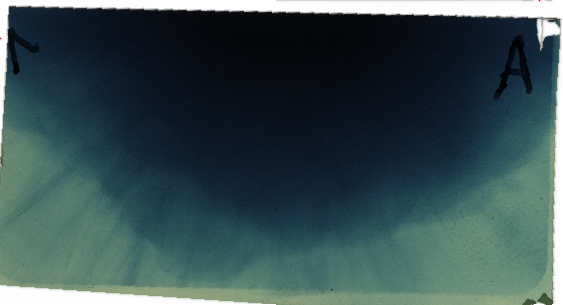
#> input picture Output/stack_image_0.tif, 563 x 305 px, given in place of sh1_st1.tif, which was not available
$ python RCF_Image_Crop.py
#> lines starting #> are read from the running program, lines starting #| are printed output that depends on the picture; after the words box and inside, x2 and y2 are one past the last pixel; in counts of white or black regions, pixels touching at a corner belong together; pictures that were not available may be replaced by others from this repository, and a replacement may not be noted
# -*- coding: utf-8 -*-
"""
Created on Mon Jul 01 2024

@author: Elias Fink (elias.fink22@imperial.ac.uk)

Cropping and rotating RCF stack images from initial scan
"""
import numpy as np
from PIL import Image

def import_tif() -> np.ndarray:
    """
    Import tif image

    Returns:
        numpy array of pixel rgb values with higher contrast
    """
    imge = Image.open('sh1_st1.tif')
#> imge is the input picture: PIL image 563x305 RGB; mean R, G, B 57, 78.7, 82
    imarray = np.array(imge)

    for k, row in enumerate(imarray):
        for j, pixel in enumerate(row):
            if np.mean(pixel) > 180:
                imarray[k][j] = [255, 255, 255]
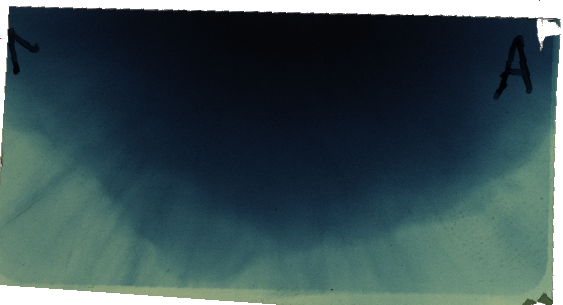
#> imarray: shape (305, 563, 3); 6.15% of pixels changed, all inside (x1, y1, x2, y2) = (0, 0, 562, 305)
    return imarray

def slice_image(img: np.ndarray) -> list[np.ndarray]:
    """
    Slices full image roughly into sections of stack images

    Args:
        img: pixels of full input image

    Returns:
        array of sections in order of stack
    """
    slices_x = []
    starts = []
    ends = []
    for k, row in enumerate(img):
        if np.mean(row) <= 254 and np.mean(img[k-1]) > 254:
            starts.append(k)
        elif np.mean(row) > 254 and np.mean(img[k-1]) <= 254:
            ends.append(k)
#> after the loop, ends = [0]; starts = [6]
    for k, start in enumerate(starts):
        if ends[k] - start > 100:
            slices_x.append(img[start:ends[k]])
#> this loop made 1 pass
#> after the loop, slices_x = []

    imgs_sliced = []
    for slice_x in slices_x:
        slice_x = np.transpose(slice_x, (1, 0, 2))
        starts = []
        ends = []
        for k, row in enumerate(slice_x):
            if np.mean(row) <= 254 and np.mean(slice_x[k-1]) > 254:
                starts.append(k)
            elif np.mean(row) > 254 and np.mean(slice_x[k-1]) <= 254:
                ends.append(k)
        for k, start in enumerate(starts):
            if ends[k] - start > 100:
                imgs_sliced.append(slice_x[start:ends[k]].transpose(1, 0, 2))
#> this loop made 0 passes
#> after the loop, imgs_sliced = []

    for k, img_sliced in enumerate(imgs_sliced):
        start = 0
        end = len(img_sliced) - 1
        for j, row in enumerate(img_sliced):
            if np.mean(row) <= 254 and np.mean(img_sliced[j-1]) > 254:
                start = j
            elif np.mean(row) > 254 and np.mean(img_sliced[j-1]) <= 254 and j != 0:
                end = j
                break
        imgs_sliced[k] = img_sliced[start:end]
    return imgs_sliced

def rotate(imgs: list[np.ndarray]) -> list[np.ndarray]:
    """
    Rotates images by the respective amount to all be in the correct orientation

    Args:
        imgs: list of slices images

    Returns:
        list of correctly orientated images
    """
    imgs_rotated = []
    for img in imgs:
        edge_x = np.array([])
        edge_y = np.array([])
        for k, row in enumerate(img):
            for j, pixel in enumerate(row):
                if np.mean(pixel) <= 150:
                    edge_x = np.append(edge_x, j)
                    edge_y = np.append(edge_y, k)
                    break

        for k, p_x in enumerate(edge_x):
            if np.abs(p_x - edge_x[k]) >= 5:
                edge_x = edge_x[k:]
                edge_y = edge_y[k:]

        p1 = np.array([edge_x[int(0.1 * len(edge_x))],
                       edge_y[int(0.1 * len(edge_y))]])
        p2 = np.array([edge_x[int(0.9 * len(edge_x))],
                       edge_y[int(0.9 * len(edge_y))]])

        theta = np.arctan((p2[0] - p1[0])/(p2[1] - p1[1]))

        rotation_matrix = np.array([[np.cos(theta), -np.sin(theta)],
                                    [np.sin(theta), np.cos(theta)]])
        new_img = np.full(np.shape(img), 255)
        for k, row in enumerate(img):
            for j, pixel in enumerate(row):
                if np.mean(pixel) != 255:
                    old_xy = np.array([j - len(img[0])/2, k - len(img)/2])
                    new_xy = np.dot(rotation_matrix, old_xy)
                    try:
                        new_j = int(new_xy[0] + len(row)/2)
                        new_i = int(new_xy[1] + len(img)/2)
                        if new_j < 0 or new_i < 0:
                            continue
                        new_img[new_i, new_j] = pixel
                    except IndexError:
                        continue

        start = 0
        end = len(new_img) - 1
        for j, row in enumerate(new_img):
            if np.mean(row) <= 150 and np.mean(new_img[j-1]) > 150:
                start = j
            elif np.mean(row) > 150 and np.mean(new_img[j-1]) <= 150 and j != 0:
                if j - start > 100:
                    end = j
                break
        new_img = new_img[start:end]

        start = 0
        end = len(new_img.transpose(1, 0, 2)) - 1
        for j, row in enumerate(new_img.transpose(1, 0, 2)):
            if np.mean(row) <= 150 and np.mean(new_img.transpose(1, 0, 2)[j-1]) > 150:
                start = j
            elif np.mean(row) > 150 and np.mean(new_img.transpose(1, 0, 2)[j-1]) <= 150 and j != 0:
                if j - start > 100:
                    end = j
                break
        new_img = new_img.transpose(1, 0, 2)[start:end].transpose(1, 0, 2)
        imgs_rotated.append(new_img)

    return imgs_rotated

def smooth(imgs: list[np.ndarray]) -> list[np.ndarray]:
    """
    Smooth image and remove artefacts from rotation

    Args:
        imgs: list of rotated images

    Returns:
        list of smoothed images
    """
    imgs_smoothed = []
    for img in imgs:
        new_img = img
        for k, row in enumerate(img):
            for j, pixel in enumerate(row):
                if np.mean(pixel) == 255:
                    try:
                        neighbours = np.array([row[j-1], row[j+1], img[k-1][j], img[k+1][j]])
                    except IndexError:
                        continue
                    new_img[k][j] = np.mean(neighbours, 0)
        imgs_smoothed.append(new_img)
    return imgs_smoothed

if __name__ == "__main__":
    print("Importing image...")
    image = import_tif()
    print("Slicing image...")
    images_sliced = slice_image(image)
#> images_sliced = []
    print("Rotating images...")
    images_rotated = rotate(images_sliced)
#> images_rotated = []
    print("Smoothing images...")
    images_smoothed = smooth(images_rotated)
#> images_smoothed = []
    print("Showing images...")
    for i, img_smoothed in enumerate(images_smoothed):
        im = Image.fromarray(img_smoothed.astype(np.uint8))
        im.show()
        im.save(f'Output/stack_image_{i+1}.tif')

$ run again, on Output/stack_image_12.tif
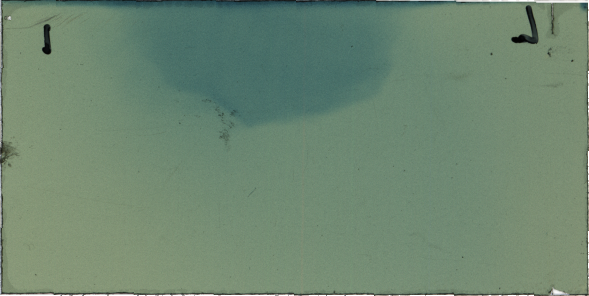
#> input picture Output/stack_image_12.tif, 589 x 296 px, given in place of sh1_st1.tif, which was not available
#> in import_tif, imge is the input picture: PIL image 589x296 RGB; mean R, G, B 109.7, 134.4, 112.8
#> after the loop in import_tif, `for k, row in enumerate(imarray):`:
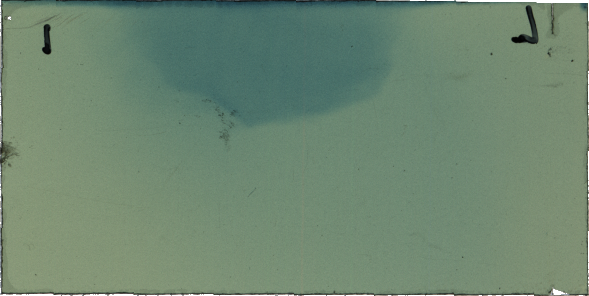
#> imarray: shape (296, 589, 3); 0.37% of pixels changed, all inside (x1, y1, x2, y2) = (0, 0, 589, 296)
#> after the loop in slice_image, `for k, row in enumerate(img):`: ends = []

$ run again, on Output/stack_image_14.tif
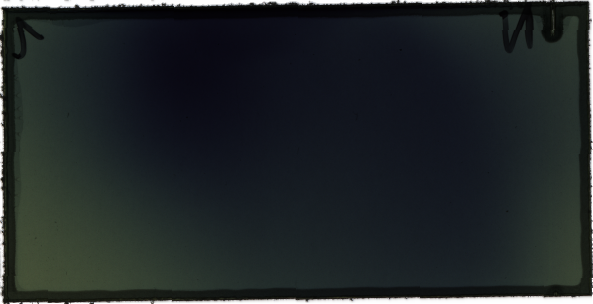
#> input picture Output/stack_image_14.tif, 593 x 304 px, given in place of sh1_st1.tif, which was not available
#> in import_tif, imge is the input picture: PIL image 593x304 RGB; mean R, G, B 33.7, 39.3, 40.9
#> after the loop in import_tif, `for k, row in enumerate(imarray):`:
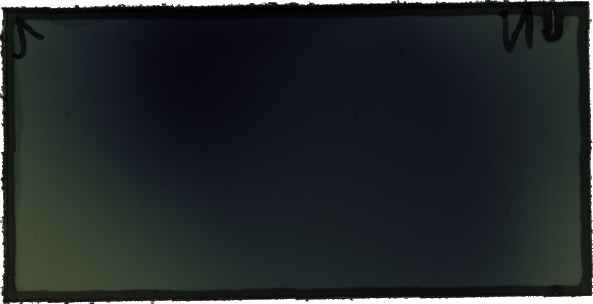
#> imarray: shape (304, 593, 3); 2.76% of pixels changed, all inside (x1, y1, x2, y2) = (0, 0, 593, 304)
#> after the loop in slice_image, `for k, row in enumerate(img):`: ends = []
